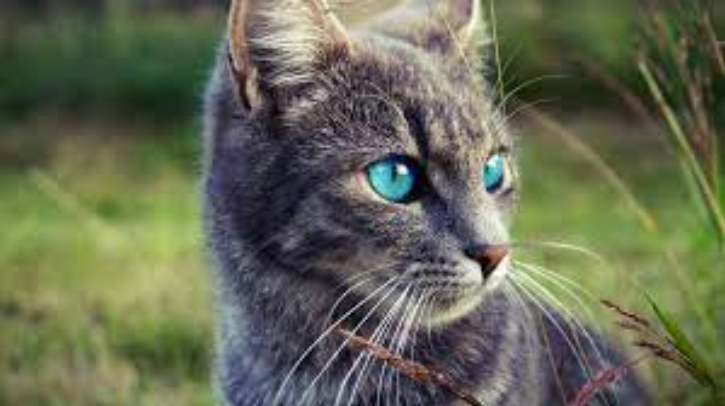
#> input picture Projeto-4/ideia/gato512.png, 725 x 406 px, found by its file name
$ python 'tomografia de imagem.py'
#> lines starting #> are read from the running program, lines starting #| are printed output that depends on the picture
from PIL import Image
from numpy import asarray
import matplotlib.pyplot as plt

# bota a imagem aí
image = Image.open('./ideia/gato512.png')
#> image is the input picture: PIL image 725x406 RGBA; mean R, G, B, A 101.8, 106.4, 83.9, 255

# converte para array
data = asarray(image)

matriz = []
for i in data:
    m = []
    for j in i:
        try:
            a = j[3]
        except:
            a = 1

        soma = 0
        if a != 0:
            for k in j:
                soma += k
            soma -= a
            soma /= 765
        m.append(soma)
    matriz.append(m)
#> after the loop, matriz = 406 items

def exibir(matriz):
    # plota usando a escala de cinza
    plt.imshow(matriz, aspect='auto', cmap="Greys")
    plt.axis('off')
    plt.show()
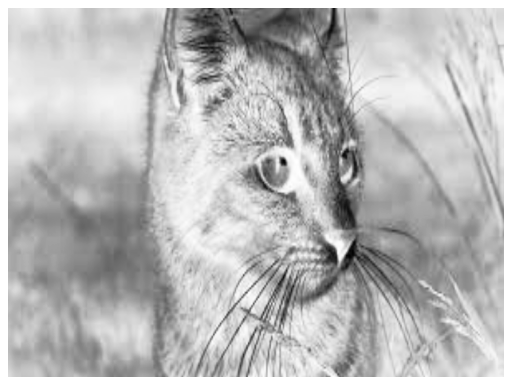
#> figure drawn by matplotlib, 1 panel

# exibe a matriz usando a função do exibir.py la
exibir(matriz)
